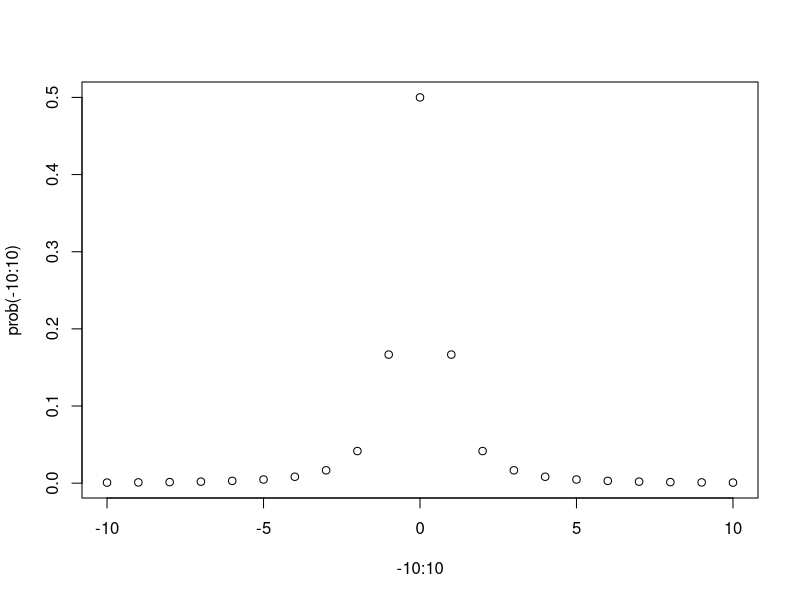
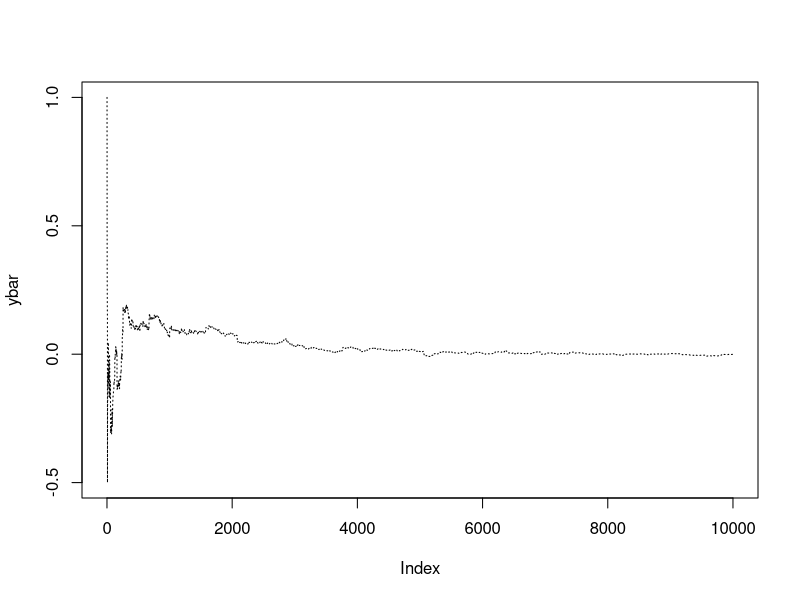
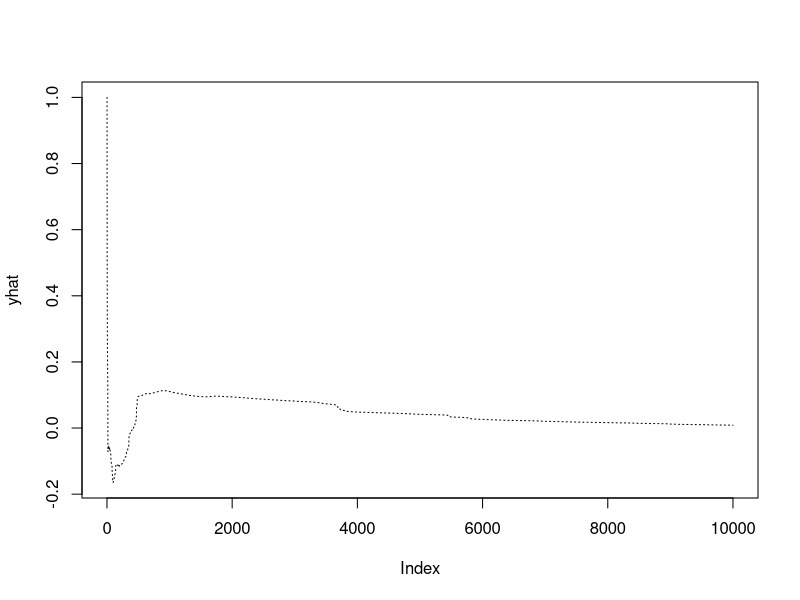

Write the R code that produced these figures, in order.
## ---- chunk 1
sample_y = function(size) {
  random_vals = runif(size)
  first_k = function(k_cand, x) {
    m = matrix(c(k_cand, k_cand+1, k_cand+2, k_cand+3, k_cand+4), ncol = 5)
    cols = (0.5/(m+1)/(m+2) <= x)
    
    cols = max.col(cols, ties.method = c("first"))
    m[cbind(seq_along(cols), cols)]
  }
  
  ret = pmax(floor(sqrt(1/(2*(random_vals %% 0.25)))) - 2, 1)
  ret = first_k(ret, random_vals %% 0.25)
  
  ret[random_vals >= 0.5] = 0
  ret[random_vals < 0.5 & random_vals >= 0.25] = -1 * ret[random_vals < 0.5 & random_vals >= 0.25]
  ret
}
sample_y(10)

prob = function(data) {
  out = rep(1/2, length(data))
  a = abs(data[data != 0])
  out[data != 0] = 1/a/(a+1)/(a+2)
  out
}
## ---- chunk 2
plot(-10:10, prob(-10:10))
## ---- chunk 3
N = 10000
y    = sample_y(N)
ybar = cumsum(y) / (1:N)
plot(ybar, type = "l", lty = 3)
## ---- chunk 4
yhat = sapply(1:length(ybar), function(i) median(ybar[1:i]))
plot(yhat, type = "l", lty = 3)

